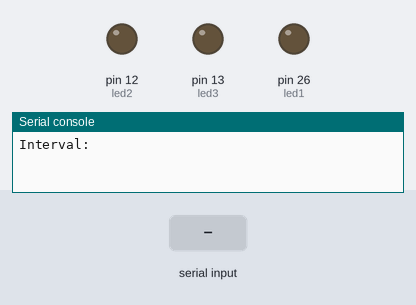
A program run on a simulated MicroPython board. On the bench: output pins drawn as LEDs (lit = HIGH), the last lines printed to the serial console. Dashed ring = blinking. The test bench sets the inputs (shaded band).

Above: at 1.2 s.
1.3 s: "1" typed at the serial console, then Enter
At 1.8 s:
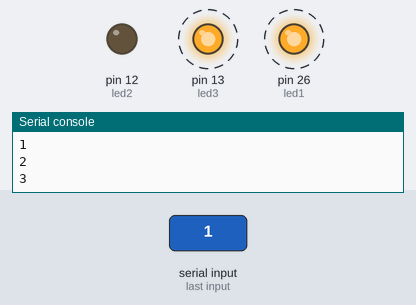
At 2.6 s:
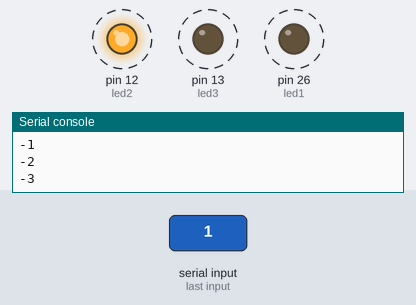
Timing chart, 0 to 10.3 s (numbered marks = the images above; inputs shaded):
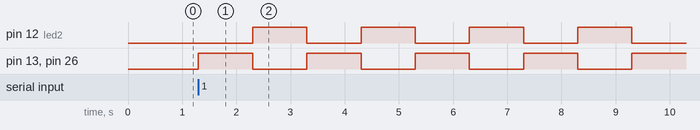

Measured:
- after the input at 1.3 s, pin 12 (led2): alternates HIGH for 1.0 s and LOW for 1.0 s, starting after 1.0 s; pin 13 (led3), pin 26 (led1): alternates HIGH for 1.0 s and LOW for 1.0 s, starting at once

The program:

led_excercises.py
```python
# import necessary systems and functions
from machine import Pin
from time import sleep

# define LED variable values
R_PIN = 26
Y_PIN = 12
G_PIN = 13

# define variable LED values
led1 = Pin(R_PIN, Pin.OUT)
led2 = Pin(Y_PIN, Pin.OUT)
led3 = Pin(G_PIN, Pin.OUT)

pb1 = Pin(4, Pin.IN) # define pushbutton

Interval = float(input("Interval:")) # define sleep interval by user input, converted to a float

print(Interval)

while True:
    print("1")
    led1.on()
    print("2")
    led2.off()
    print("3")
    led3.on()
    sleep(Interval)
    print("-1")
    led1.off()
    print("-2")
    led2.on()
    print("-3")
    led3.off()
    sleep(Interval)
    
```
